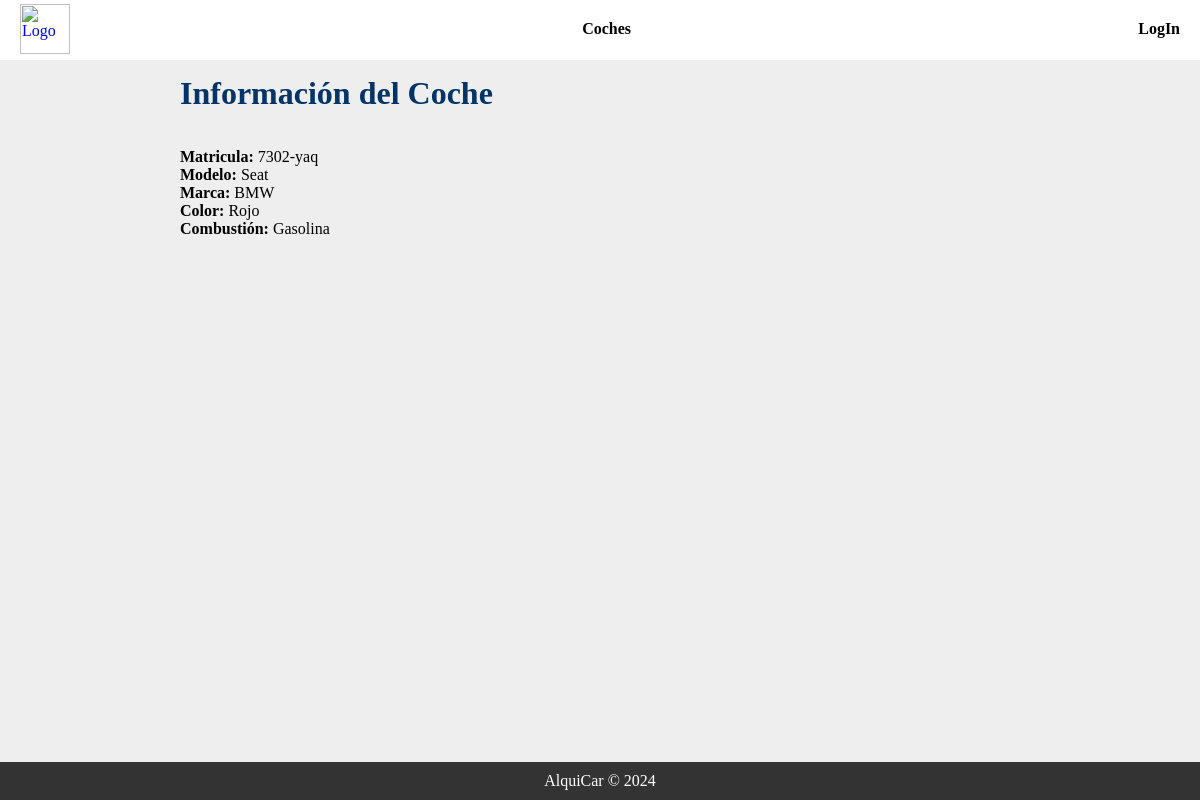
The page /app/show_item.php?id=7 on the database its author committed.
### tables this page shows
CREATE TABLE `coches` (
  `id` int(11) NOT NULL,
  `matricula` varchar(10) DEFAULT NULL,
  `tipo_combustion` varchar(20) DEFAULT NULL,
  `modelo` varchar(50) DEFAULT NULL,
  `color` varchar(20) DEFAULT NULL,
  `marca` varchar(50) DEFAULT NULL
);

### app/show_item.php (the view, shortened to what this page needs)
<?php
require_once 'plantillas/header.php';
$id = $_GET['id'];
$sql = "SELECT * FROM coches WHERE id='$id' LIMIT 1";
$item = $conn->query($sql);
if ($item && $item->num_rows > 0) {
    $item = $item->fetch_assoc();
} else {
    echo "No se encontró el coche con ID: $id";
}
?>
<div class="body-margen">
    <h1>Información del Coche</h1>
    <br><br>
    <p><b>Matricula:</b> <?php echo $item['matricula'];?> </p>
    <p><b>Modelo:</b> <?php echo $item['modelo'];?> </p>
    <p><b>Marca:</b> <?php echo $item['marca'];?> </p>
    <p><b>Color:</b> <?php echo $item['color'];?> </p>
    <p><b>Combustión:</b> <?php echo $item['tipo_combustion'];?> </p>
</div>
<?php
require_once 'plantillas/footer.php';
?>

### app/css/header.css (style rules this page uses)
* { margin: 0; padding: 0; box-sizing: border-box; }

### app/css/body.css (style rules this page uses)
body { background-color: #eee; }
.body-margen { margin-top: 15px; margin-left: 15%; margin-right: 15%; }
h1 { color: #003366; }

### rows shown on the page
coches: matricula "7302-yaq", modelo "Seat", marca "BMW", color "Rojo", tipo_combustion "Gasolina"
